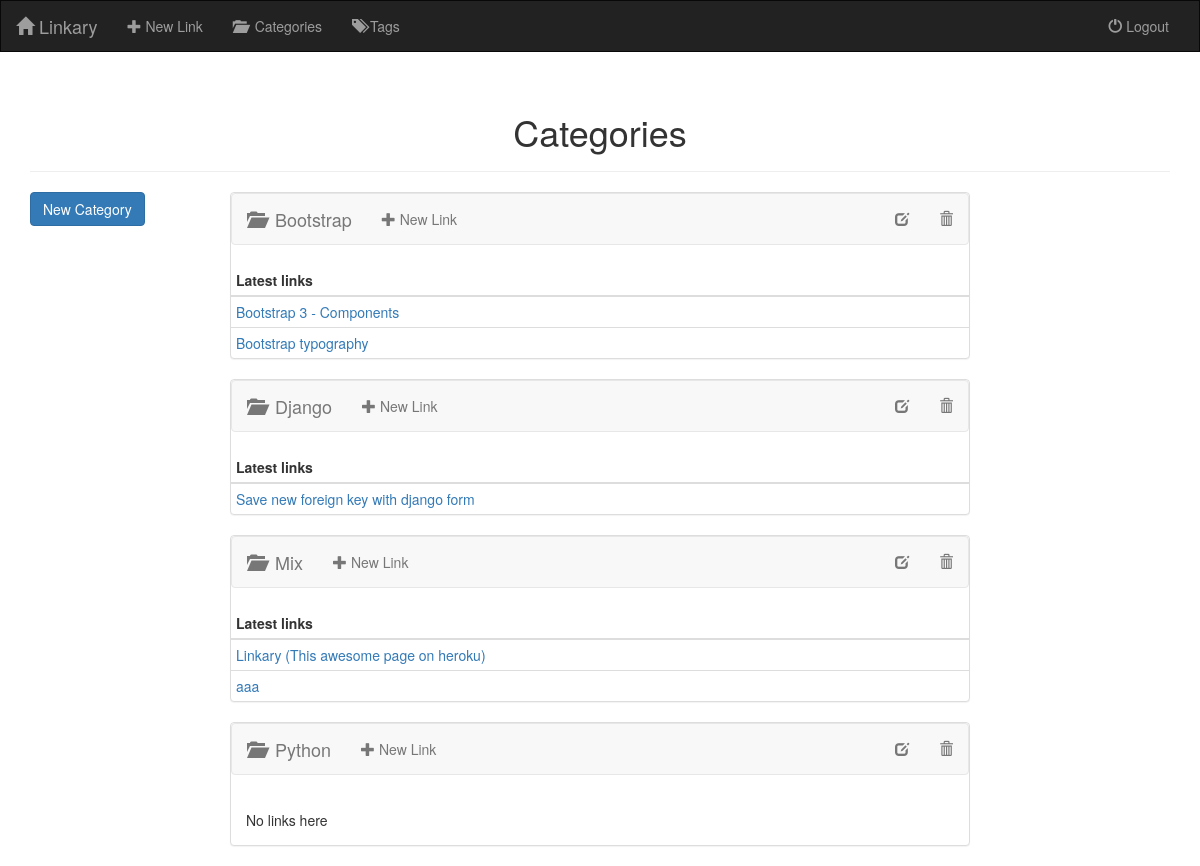
Page /category/ (signed in) on the committed database.
### linkary/models.py (models this page shows, shortened)
class TimedModel(models.Model):
    time_created = models.DateTimeField(auto_now_add=True)
    time_modified = models.DateTimeField(auto_now=True)
    class Meta:
        abstract = True

class Category(TimedModel):
    name = models.CharField(max_length=100)
    class Meta:
        verbose_name_plural = 'Categories'
    def latest_links(self):
        result = self.link_set.order_by('-time_modified')[:10]
        return result

class Link(TimedModel):
    url = models.URLField()
    name = models.CharField(max_length=500)
    author = models.ForeignKey(User, on_delete=models.SET_NULL, blank=True, null=True)
    category = models.ForeignKey(Category, on_delete=models.SET_NULL, blank=True, null=True)
    class Meta:
        get_latest_by = ['time_created']

### linkary/views.py (the view)
# urls.py: path('category/', views.CategoryListView.as_view(), name='category_list'),
class CategoryListView(LoginRequiredMixin, ListView):
    model = models.Category
    ordering = ['name']

### linkary/templates/linkary/category_list.html (shortened to what this page needs)
{% extends 'linkary/base.html' %}
{% block content %}
    <div class="container">
        <div class="page-header">
            <h1 class="text-center">Categories</h1>
        </div>
    </div>
    <div class="container-fluid">
        <div class="row">
            <div class="col-sm-2">
                <div class="container">
                    <a href="{% url 'category_create' %}" class="btn btn-primary">New Category</a>
                </div>
            </div>
            <div class="col-sm-8">
                <div class="container-fluid">
                    <div class="row row-eq-height">
                        {% for category in object_list %}
                            {% include 'linkary/category_thumbnail.html' %}
                        {% empty %}
                            <h3><small>No categories to show</small></h3>
                        {% endfor %}
                    </div>
                </div>
            </div>
        </div>
    </div>
{% endblock %}

### linkary/templates/linkary/category_thumbnail.html
<div class="col-md-12">
    <div class="panel panel-default">
        <div class="navbar navbar-default">
            <div class="container-fluid">
                <div class="navbar-header">
                    <a class="navbar-brand" href="{% url 'category_detail' category.pk %}" title="View details">
                        <span class="glyphicon glyphicon-folder-open"></span>&nbsp;&nbsp;{{ category.name }}
                    </a>
                </div>
                <ul class="nav navbar-nav">
                    <li>
                        <a href="#" title="New Link">
                            <span class="glyphicon glyphicon-plus"></span>
                            New Link
                        </a>
                    </li>
                </ul>
                <ul class="nav navbar-nav navbar-right">
                    <li>
                        <a href="{% url 'category_edit' category.pk %}" title="Edit">
                            <span class="glyphicon glyphicon-edit"></span>
                        </a>
                    </li>
                    <li>
                        <a href="{% url 'category_delete' category.pk %}" title="Delete">
                            <span class="glyphicon glyphicon-trash"></span>
                        </a>
                    </li>
                </ul>
            </div>
        </div>
        {% if category.link_set.count %}
            <table class="table table-condensed">
                <thead>
                    <tr><th>Latest links</th></tr>
                </thead>
                {% for link in category.latest_links %}
                <tr><td><a href="{{ link.url }}">{{ link.name }}</a></td></tr>
                {% endfor %}
            </table>
        {% else %}
            <div class="panel-body">No links here</div>
        {% endif %}
    </div>
</div>

### rows in the picture
Category: name "Bootstrap"
Link: name "Bootstrap 3 - Components"
Link: name "Bootstrap typography"
Category: name "Django"
Link: name "Save new foreign key with django form"
Category: name "Mix"
Link: name "Linkary (This awesome page on heroku)"
Link: name "aaa"
Category: name "Python", shows "No links here"
